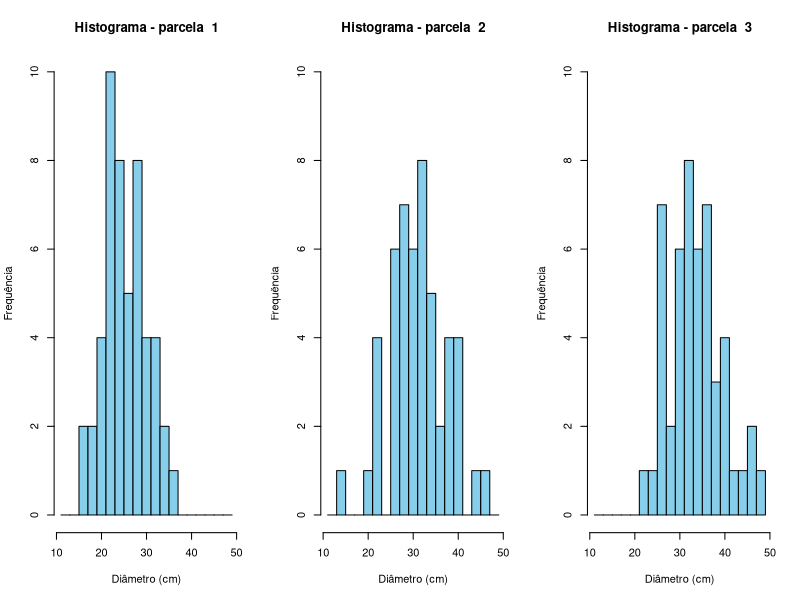

Generate this figure with R:
## ---- chunk 1
# Definir número de árvores por parcela
n_arvores <- 50

# Gerar dados de 3 parcelas com diâmetros distribuídos normalmente
set.seed(123)  # Para garantir reprodutibilidade

parcela1 <- rnorm(n_arvores, mean = 25, sd = 5)  # Parcela 1 com média 25 cm e desvio padrão 5 cm
parcela2 <- rnorm(n_arvores, mean = 30, sd = 7)  # Parcela 2 com média 30 cm e desvio padrão 7 cm
parcela3 <- rnorm(n_arvores, mean = 35, sd = 6)  # Parcela 3 com média 35 cm e desvio padrão 6 cm

# Criar um data frame com os dados das parcelas
dados_inventario <- data.frame(
  Parcela = rep(c("1", "2", "3"), each = n_arvores),
  Diametro = c(parcela1, parcela2, parcela3)
)
## ---- chunk 2
# Definir as classes diamétricas com intervalo de 2 cm
intervalo <- 2
min_diametro <- floor(min(dados_inventario$Diametro))  # Valor mínimo de diâmetro arredondado para baixo
max_diametro <- ceiling(max(dados_inventario$Diametro))  # Valor máximo de diâmetro arredondado para cima
intervalos <- seq(min_diametro - intervalo, max_diametro + intervalo, by = intervalo)  # Definir as classes com intervalo de 2 cm

# Criar layout para os gráficos
par(mfrow = c(1, 3))  # Define 3 gráficos em uma linha

# Definir lista de parcelas
parcelas <- unique(dados_inventario$Parcela)

# Loop para plotar histogramas de cada parcela
for (parcela in parcelas) {
  # Selecionar os dados da parcela atual
  dados_parcela <- dados_inventario[dados_inventario$Parcela == parcela, "Diametro"]
  # Plotar o histograma
  hist(dados_parcela,
       breaks = intervalos,
       main = paste("Histograma - parcela ", parcela),
       xlab = "Diâmetro (cm)", 
       ylab = "Frequência",
       ylim = c(0, 10),
       col = "skyblue",
       border = "black")
}
